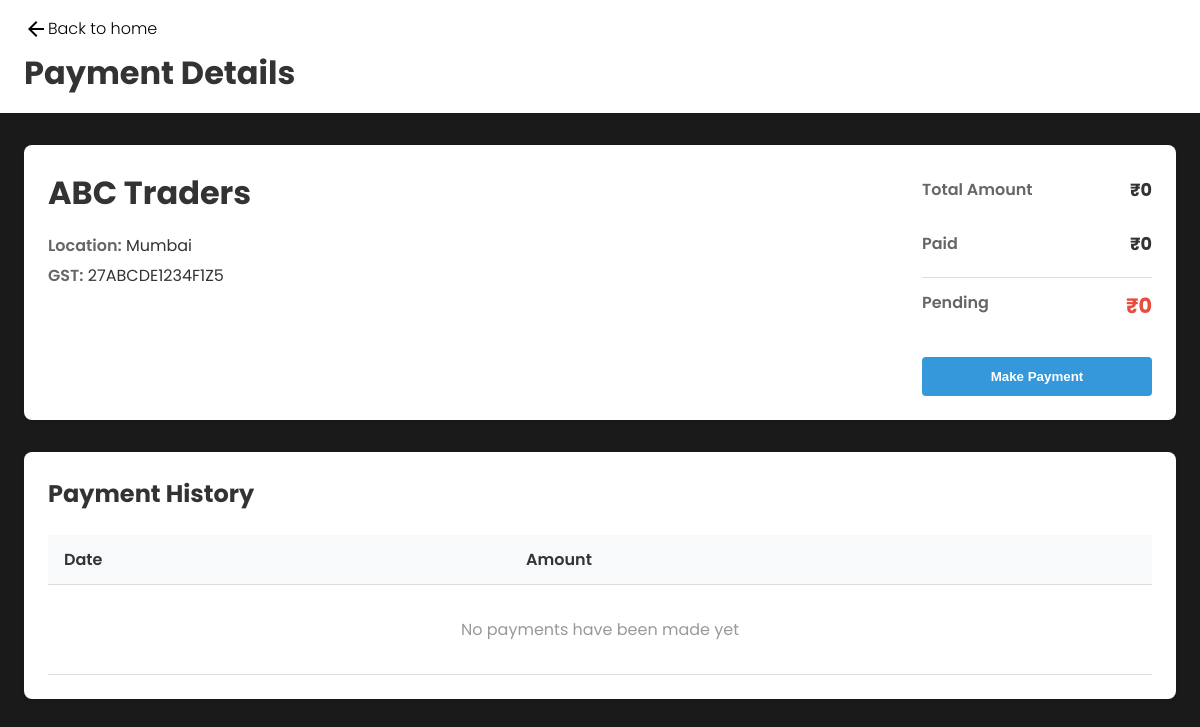
/payment-details/1, run on an earlier commit of the app's database.
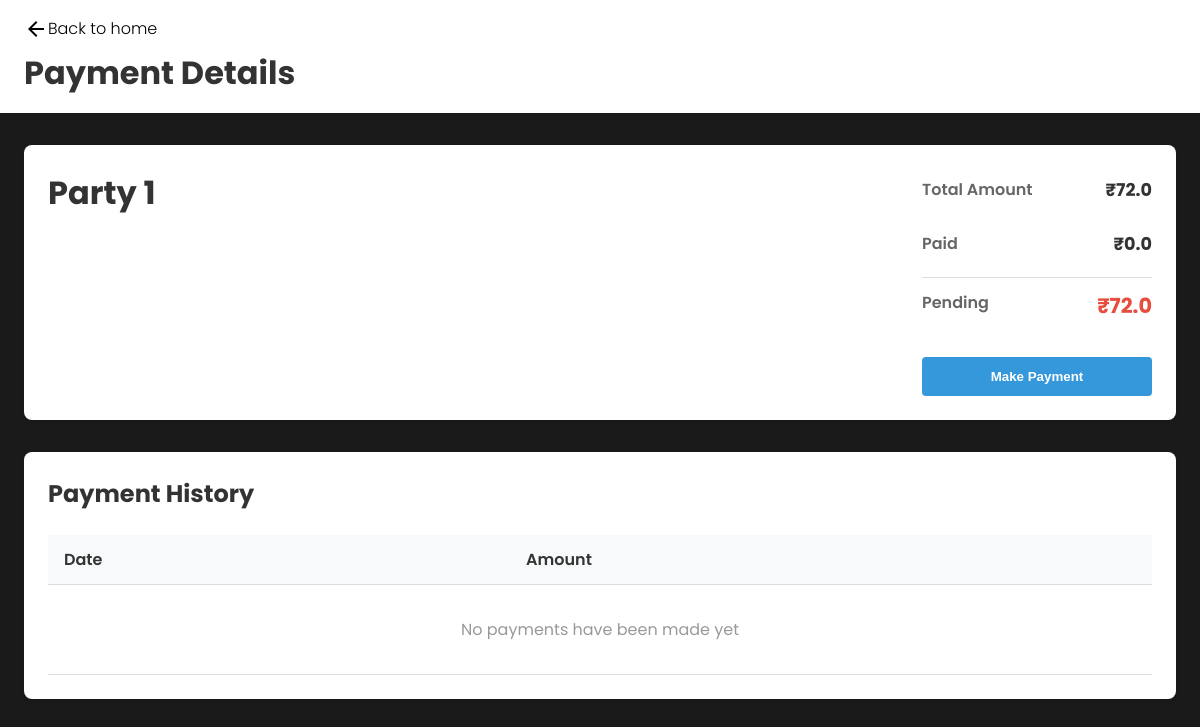
And on a later commit of the database.
### main/models.py (models this page shows, shortened)
class Party(models.Model):
    name        = models.CharField(max_length=50)
    location    = models.CharField(max_length=50,null=True,blank=True)
    phone       = models.CharField(max_length=10,null=True,blank=True)
    gst         = models.CharField(max_length=15,null=True,blank=True)

### main/views.py (the view)
# urls.py: path('payment-details/<int:party_id>', payment_details_view, name='payment_details'),
def payment_details_view(request,party_id):
    party = Party.objects.get(pk=party_id)
    invoices = Invoice.objects.filter(party=party)
    total_invoiced = 0
    total_paid = 0
    for invoice in invoices:
        if invoice.total:
            total_invoiced += float(invoice.total)
        if invoice.paid:
            total_paid += float(invoice.paid)
    pending_amount = total_invoiced - total_paid
    payments = Payment.objects.filter(party=party)
    return render(request,"payment_details.html",{
        "party":party,
        "total":total_invoiced,
        "paid":total_paid,
        "pending":pending_amount,
        "payments":payments
    })

### main/templates/payment_details.html (shortened to what this page needs)
{% load static %}
<!DOCTYPE html>
<html lang="en">
<head>
    <link rel="stylesheet" href="{% static 'css/payment-details.css' %}">
</head>
<body>
    <nav>
        <a href="{% url 'home' %}">
            <svg xmlns="http://www.w3.org/2000/svg" height="24px" viewBox="0 -960 960 960" width="24px" fill="#e8eaed">
                <path d="m313-440 224 224-57 56-320-320 320-320 57 56-224 224h487v80H313Z" />
            </svg>
            Back to home
        </a>
        <h2>Payment Details</h2>
    </nav>
    <div class="party-header">
        <div class="party-info">
            <h1>{{ party.name }}</h1>
            <div class="party-details">
                {% if party.location %}<p><span>Location:</span> {{ party.location }}</p>{% endif %}
                {% if party.gst %}<p><span>GST:</span> {{ party.gst }}</p>{% endif %}
            </div>
        </div>
        <div class="payment-summary">
            <div class="summary-item">
                <span class="label">Total Amount</span>
                <span class="value">₹{{ total }}</span>
            </div>
            <div class="summary-item">
                <span class="label">Paid</span>
                <span class="value">₹{{ paid }}</span>
            </div>
            <div class="summary-item pending">
                <span class="label">Pending</span>
                <span class="value">₹{{ pending }}</span>
            </div>
            <button class="make-payment-btn" id="makePaymentBtn">Make Payment</button>
        </div>
    </div>
    <div class="payments-section">
        <h2>Payment History</h2>
        <div class="payment-table-container">
            <table class="payment-table">
                <thead>
                    <tr>
                        <th>Date</th>
                        <th>Amount</th>
                    </tr>
                </thead>
                <tbody>
                    {% for payment in payments %}
                    <tr>
                        <td>{{ payment.date|date:"d-m-Y" }}</td>
                        <td>₹{{ payment.amount }}</td>
                    </tr>
                    {% empty %}
                    <tr>
                        <td colspan="2" class="no-payments">No payments have been made yet</td>
                    </tr>
                    {% endfor %}
                </tbody>
            </table>
        </div>
    </div>
</body>
</html>

What changed in the data, as far as the page shows it:
changed Party: name "ABC Traders" → "Party 1"; location "Mumbai" → (not shown); gst "27ABCDE1234F1Z5" → (not shown)
Also different on the page:
{{ total }}: "0" → "72.0"
{{ paid }}: "0" → "0.0"
{{ pending }}: "0" → "72.0"
text no longer shown: "Location: GST:"
